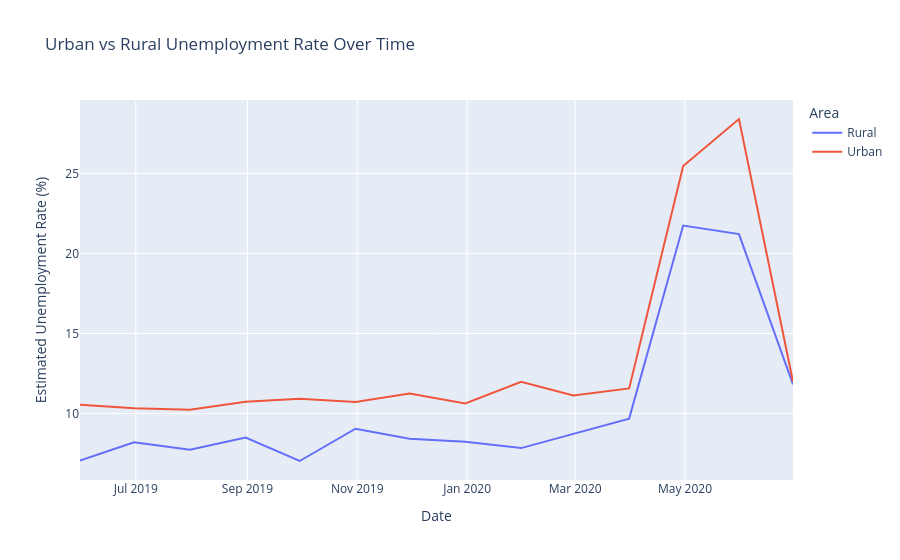

This figure's notebook cell:
### Markdown cell above
## Step 6: Urban vs Rural Unemployment
Comparing the impact of the pandemic on different areas.

### Code cell
df_area = df.groupby(['Date', 'Area'])['Estimated Unemployment Rate (%)'].mean().reset_index()
fig = px.line(df_area, x='Date', y='Estimated Unemployment Rate (%)', color='Area',
              title='Urban vs Rural Unemployment Rate Over Time')
fig.show()

### Figure 1 — Plotly figure (JSON) as saved in the notebook; plotly's stock layout.template omitted (floating-point values rounded to 4 significant figures)
{"data": [{"hovertemplate": "Area=Rural<br>Date=%{x}<br>Estimated Unemployment Rate (%)=%{y}<extra></extra>", "legendgroup": "Rural", "line": {"color": "#636efa", "dash": "solid"}, "marker": {"symbol": "circle"}, "mode": "lines", "name": "Rural", "orientation": "v", "showlegend": true, "type": "scatter", "x": ["2019-05-31T00:00:00.000000", "2019-06-30T00:00:00.000000", "2019-07-31T00:00:00.000000", "2019-08-31T00:00:00.000000", "2019-09-30T00:00:00.000000", "2019-10-31T00:00:00.000000", "2019-11-30T00:00:00.000000", "2019-12-31T00:00:00.000000", "2020-01-31T00:00:00.000000", "2020-02-29T00:00:00.000000", "2020-03-31T00:00:00.000000", "2020-04-30T00:00:00.000000", "2020-05-31T00:00:00.000000", "2020-06-30T00:00:00.000000"], "xaxis": "x", "y": [7.068, 8.201, 7.742, 8.503, 7.037, 9.051, 8.432, 8.234, 7.843, 8.752, 9.683, 21.75, 21.21, 11.83], "yaxis": "y"}, {"hovertemplate": "Area=Urban<br>Date=%{x}<br>Estimated Unemployment Rate (%)=%{y}<extra></extra>", "legendgroup": "Urban", "line": {"color": "#EF553B", "dash": "solid"}, "marker": {"symbol": "circle"}, "mode": "lines", "name": "Urban", "orientation": "v", "showlegend": true, "type": "scatter", "x": ["2019-05-31T00:00:00.000000", "2019-06-30T00:00:00.000000", "2019-07-31T00:00:00.000000", "2019-08-31T00:00:00.000000", "2019-09-30T00:00:00.000000", "2019-10-31T00:00:00.000000", "2019-11-30T00:00:00.000000", "2019-12-31T00:00:00.000000", "2020-01-31T00:00:00.000000", "2020-02-29T00:00:00.000000", "2020-03-31T00:00:00.000000", "2020-04-30T00:00:00.000000", "2020-05-31T00:00:00.000000", "2020-06-30T00:00:00.000000"], "xaxis": "x", "y": [10.55, 10.33, 10.23, 10.73, 10.92, 10.72, 11.25, 10.63, 11.98, 11.13, 11.57, 25.46, 28.4, 11.98], "yaxis": "y"}], "layout": {"legend": {"title": {"text": "Area"}, "tracegroupgap": 0}, "title": {"text": "Urban vs Rural Unemployment Rate Over Time"}, "xaxis": {"anchor": "y", "domain": [0, 1], "title": {"text": "Date"}}, "yaxis": {"anchor": "x", "domain": [0, 1], "title": {"text": "Estimated Unemployment Rate (%)"}}}}
